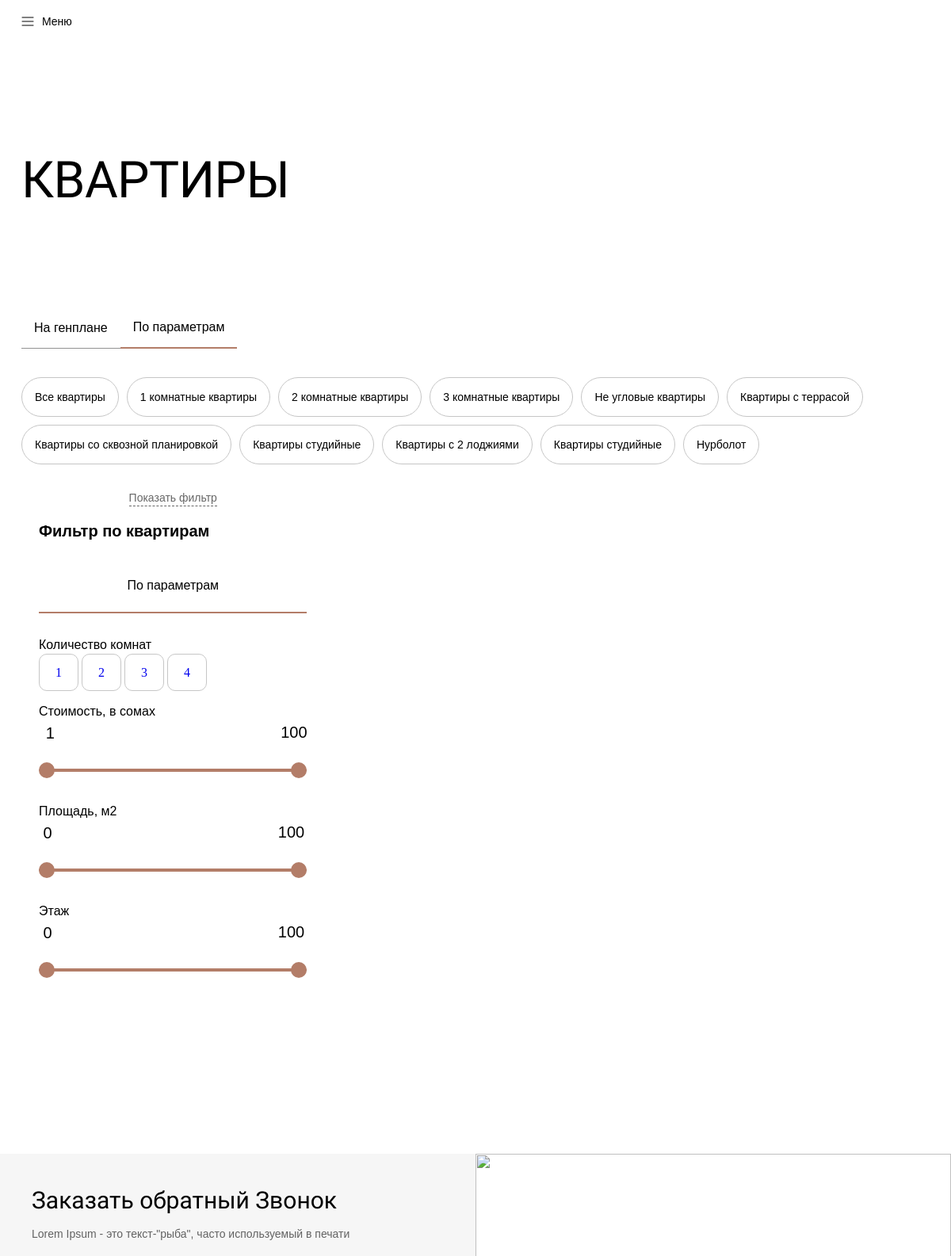
The app's page /catalog/?category=12 (upper part), older data.
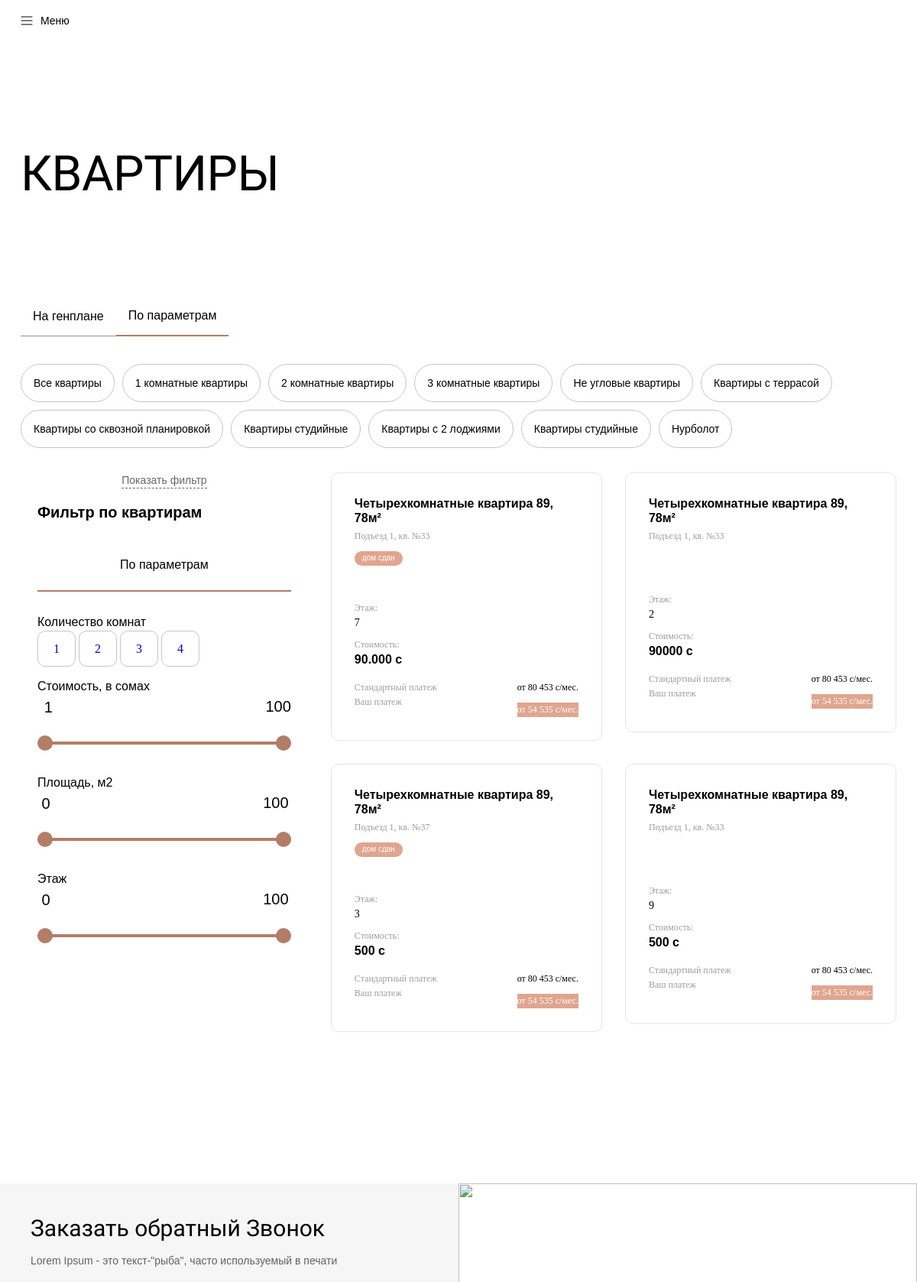
The same page, newer data.
### apps/apartment/models.py (models this page shows, shortened)
class Category(models.Model):
    title = models.CharField(
        max_length = 255,
        verbose_name = "Название категории",
        blank= True, null = True
    )
    class Meta:
        verbose_name = "Категория квартир"
        verbose_name_plural = "Категория квартир"

class Rooms(models.Model):
    title = models.CharField(
        max_length = 255,
        verbose_name = "Сколько Комнат"
    )
    def __str__(self):
        return self.title
    class Meta:
        verbose_name = "Добавить Комнаты"
        verbose_name_plural = "Добавить Комнаты"

class Apartment(models.Model):
    category = models.ForeignKey(
        Category,
        related_name = "category_room",
        on_delete = models.CASCADE,
        blank= True, null = True
    )
    room = models.ForeignKey(
        Rooms,
        on_delete = models.CASCADE
    )
    razmer = models.CharField(
        max_length = 255,
        verbose_name = "Размер"
    )
    info = models.CharField(
        max_length = 255,
        verbose_name ="Дополнительная информация",
        blank = True,null=True
    )
    layote = ResizedImageField(
        force_format="WEBP",
        quality=100,
        upload_to='layote/',
        verbose_name="Фотография планировки",
        blank = True, null = True
    )
    plan = ResizedImageField(
        force_format="WEBP",
        quality=100,
        upload_to='plan/',
        verbose_name="Фотография на плане этажа",
        blank = True, null = True
    )
    object = ResizedImageField(
        force_format="WEBP",
        quality=100,
        upload_to='object/',
        verbose_name="Фотография на объекте",
        blank = True, null = True
    )
    price = models.CharField(
        max_length = 255,
        verbose_name = "Цена"
    )
    floor = models.ForeignKey(
        Floor,
        related_name = "floor_form",
        on_delete = models.CASCADE,
        verbose_name = "Сколько этаж",
        blank=True,null = True
    )
    exploitation = models.CharField(
        max_length = 255,
        verbose_name = "Ввод в эксплуатацию"
    )
    layout_text = models.CharField(
        max_length = 255,
        verbose_name = "Тип планировок "
    )
    status = models.ForeignKey(
        Status,
        related_name = "choise_room",
        on_delete = models.CASCADE,
        blank = True, null = True
    )
    class Meta:
        verbose_name = "Добавить Квартиру"
        verbose_name_plural = "Добавить Квартиру"

class Status(models.Model):
    title = models.CharField(
        max_length = 255,
        verbose_name = "Статус квартиры"
    )
    def __str__(self):
        return self.title
    class Meta:
        verbose_name = "Добавить Статус"
        verbose_name_plural = "Добавить Статус"

class Floor(models.Model):
    title = models.CharField(
        max_length = 2,
        verbose_name = "Номер этажа"
    )
    def __str__(self):
        return self.title
    class Meta:
        verbose_name = "Добавить Этажи"
        verbose_name_plural = "Добавить Этажи"

### apps/contacts/models.py (models this page shows, shortened)
class ContactInfo(models.Model):
    title = RichTextField(
        verbose_name="Информационный текст",
        blank=True,null=True
    )
    image = ResizedImageField(
        force_format="WEBP",
        quality=100,
        upload_to='gallery/',
        verbose_name="Фотография",
        blank = True, null = True
    )
    class Meta:
        verbose_name = "Заказать обратный Звонок"
        verbose_name_plural = "Заказать обратный Звонок"

### apps/apartment/views.py (the view, shortened to what this page needs)
# urls.py: path('catalog/', views.catalog, name="catalog"),
def catalog(request):
    settings = Settings.objects.latest("id")
    categories = models.Category.objects.all()
    category_id = request.GET.get('category')
    apartments = models.Apartment.objects.all()
    if category_id:
        apartments = apartments.filter(category__id=category_id)
    rooms = models.Rooms.objects.all()
    rooms_id = request.GET.get("room")
    items_per_page = 4
    paginator = Paginator(apartments, items_per_page)
    page = request.GET.get('page')
    try:
        apartments = paginator.page(page)
    except PageNotAnInteger:
        apartments = paginator.page(1)
    except EmptyPage:
        apartments = paginator.page(paginator.num_pages)
        apartments = paginator.page(paginator.num_pages)
    contactinfo = ContactInfo.objects.latest('id')
    return render(request, 'catalog.html', locals())

### templates/catalog.html (shortened to what this page needs)
{% load static %}
<!DOCTYPE html>
<html lang="en">
  <head>
    <link rel="stylesheet" href="{% static 'assets/styles/style.css' %}" />
    <link rel="stylesheet" href="{% static 'assets/styles/swiperStyle.css' %}" />
  </head>
  <body>
    <header class="header" style="height: fit-content">
      <nav class="nav" style="background-color: white">
        <div class="burger" id="menuButton">
          <svg xmlns="http://www.w3.org/2000/svg" width="16" height="12" viewBox="0 0 16 12" fill="none">
            <path d="M1 1H15" stroke="black" stroke-linecap="round" />
            <path d="M1 6H15" stroke="black" stroke-linecap="round" />
            <path d="M1 11H15" stroke="black" stroke-linecap="round" />
          </svg>
          <p style="color: black">Меню</p>
        </div>
      </nav>
      <br />
    </header>
    <br />
    <br /><br />
    <main class="main" style="padding: 0 27px">
      <br />
      <h1>КВАРТИРЫ</h1>
      <br /><br /><br /><br />
      <div class="sliderLink" style="margin-top: 30px;">
        <a href="{% url 'genplaning' %}">
          <div class="navSlideLink" style="padding: 1rem">На генплане</div>
        </a>
        <div class="navSlideLink activee" style="padding: 1rem">По параметрам</div>
      </div>
      <br /><br />
      <div class="filterList">
        <a href="{% url 'catalog' %}" class="filterItem">Все квартиры</a>
        {% for category in categories %}
        <a href="{% url 'catalog' %}?category={{ category.id }}" class="filterItem">{{ category.title }}</a>
        {% endfor %}
      </div>
    </main>
    <div class="filterZone" style="padding: 0 27px">
      <div class="scrollBar" >
        <div id="openFilter" class="moreFlatCard">
          <p>Показать фильтр</p>
        </div>
        <div class="leftFilteredZone">
          <h1>Фильтр по квартирам</h1>
          <div class="sliderLink">
            <div class="navSlideLink activee" style="width: 100%">По параметрам</div>
          </div>
          <div>
            <h2>Количество комнат</h2>
            {% for room in rooms %}
              <a href="{% url 'catalog' %}?room={{ room.id }}" class="roomButton">{{ room.id }}</a>
            {% endfor %}
          </div>
          <div>
            <h2>Стоимость, в сомах</h2>
            <br /><br />
            <div>
              <div class="range-slider">
                <input type="range" id="min_price" name="min_price"  min="1" max="100" step="1" value="0000" class="range-slider__input" />
                <input type="range"  id="max_price" name="max_price"min="1" max="100" step="1" value="100000" class="range-slider__input" />
              </div>
            </div>
          </div>
          <div>
            <h2>Площадь, м2</h2>
            <br /><br />
            <div>
              <div class="range-slider">
                <input type="range" min="0" max="100" step="1" value="0" class="range-slider__input" />
                <input type="range" min="0" max="100" step="1" value="100" class="range-slider__input" />
              </div>
            </div>
          </div>
          <div>
            <h2>Этаж</h2>
            <br /><br />
            <div>
              <div class="range-slider">
                <input type="range" min="0" max="100" step="1" value="0" class="range-slider__input" />
                <input type="range" min="0" max="100" step="1" value="100" class="range-slider__input" />
              </div>
            </div>
          </div>
        </div>
      </div>
      <div class="flatList">
        {% for apartment in apartments %}
        <a href="{% url 'planing' apartment.id %}">
          <div class="flatListCard">
            <div class="cardHead">
              <h1>{{apartment.room}} квартира {{apartment.razmer}}</h1>
              <p>{{apartment.info}}</p>
            </div>
            {% if apartment.status%}
            <button class="flatMetka">{{apartment.status}}</button>
            {% endif %}
            <br />
            <div class="cardFlatImage">
            </div>
            <br />
            <div class="cardFlatInf">
              <p>Этаж:</p>
              <h2>{{apartment.floor}} </h2>
            </div>
            <div class="cardFlatInf">
              <p>Стоимость:</p>
              <h1>{{apartment.price}} с</h1>
            </div>
            <br />
            <div class="cardFootFlat">
              <div>
                <h1>Стандартный платеж <img width="14px" src="{% static 'assets/svg/div.tooltip-circle.svg' %}" alt="" /></h1>
                <h1>Ваш платеж <img width="14px" src="{% static 'assets/svg/div.tooltip-circle — копия.svg' %}" alt="" /></h1>
              </div>
              <div>
                <h2>от 80 453 с/мес.</h2>
                <h3>от 54 535 с/мес.</h3>
              </div>
            </div>
          </div>
        </a>
        {% endfor %}
      </div>
    </div>
    <br /><br />
    <div class="h100"></div>
    {% include 'include/contact_form.html'%}
    <br /><br /><br /><br />
  </body>
</html>

### templates/include/contact_form.html (shortened to what this page needs)
<section id="section6" class="form">
    <form method = "POST" class="formSection">
      {{contactinfo.title|safe}}
    </form>
    <div class="formImager">
      <img src="{{contactinfo.image.url}}" alt="" />
    </div>
  </section>

### templates/include/footer.html (shortened to what this page needs)
{% load static %}

Row changes from the older to the newer data that the page shows:
added Apartment: room "Четырехкомнатные", razmer "89, 78м²", info "Подъезд 1, кв. №33", status "дом сдан", floor "7", price "90.000"
added Apartment: room "Четырехкомнатные", razmer "89, 78м²", info "Подъезд 1, кв. №33", floor "2", price "90000"
added Apartment: room "Четырехкомнатные", razmer "89, 78м²", info "Подъезд 1, кв. №37", status "дом сдан", floor "3", price "500"
added Apartment: room "Четырехкомнатные", razmer "89, 78м²", info "Подъезд 1, кв. №33", floor "9", price "500"
